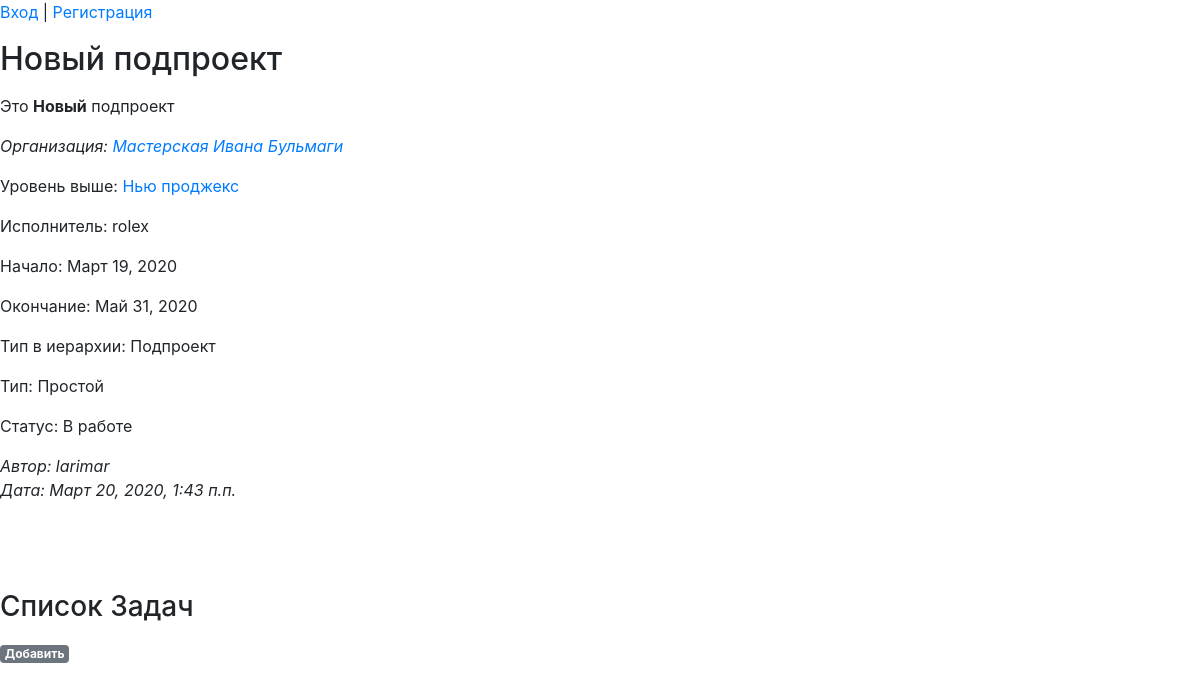
Page /projects/prj/tasks_page/14/0 on the committed database.
### projects/models.py (models this page shows, shortened)
class Project(MPTTModel):
    name = models.CharField("Наименование", max_length=64)
    description = RichTextUploadingField("Описание")
    datebegin = models.DateField("Начало")
    dateend = models.DateField("Окончание")
    company = models.ForeignKey('companies.Company', on_delete=models.CASCADE, related_name='resultcompany', verbose_name="Компания")
    parent = TreeForeignKey('self', null=True, blank=True, limit_choices_to={'is_active':True}, on_delete=models.CASCADE, related_name='project_children', verbose_name="Проект верхнего уровня")
    assigner = models.ForeignKey('auth.User', on_delete=models.CASCADE, related_name='project_assigner', verbose_name="Исполнитель")
    structure_type = models.ForeignKey('Dict_ProjectStructureType', limit_choices_to={'is_active':True}, on_delete=models.CASCADE, related_name='project_structure_type', verbose_name="Тип проекта в иерархии")
    type = models.ForeignKey('Dict_ProjectType', limit_choices_to={'is_active':True}, on_delete=models.CASCADE, related_name='project_type', verbose_name="Тип")
    status = models.ForeignKey('Dict_ProjectStatus', limit_choices_to={'is_active':True}, on_delete=models.CASCADE, related_name='project_status', verbose_name="Статус")
    datecreate = models.DateTimeField("Создан", auto_now_add=True)
    dateclose = models.DateTimeField("Дата закрытия", auto_now_add=False, blank=True, null=True)
    author = models.ForeignKey('auth.User', on_delete=models.CASCADE, verbose_name="Автор")
    is_active = models.BooleanField("Активность", default=True)
    class MPTTMeta:
        order_insertion_by = ['name']
    class Meta:
        verbose_name = 'Проект'
        verbose_name_plural = 'Проекты'

class Dict_ProjectStructureType(models.Model):
    name = models.CharField("Наименование", max_length=64)
    sort = models.PositiveSmallIntegerField(default=1, blank=True, null=True)
    name_lang = models.CharField("Перевод", max_length=64, blank=True, null=True)
    is_active = models.BooleanField("Активность", default=True)
    class Meta:
        ordering = ('sort',)
        verbose_name = 'Тип проектов в иерархии'
        verbose_name_plural = 'Типы проектов в иерархии'
    def __str__(self):
        return (self.name)

class Dict_ProjectType(models.Model):
    name = models.CharField("Наименование", max_length=64)
    sort = models.PositiveSmallIntegerField(default=1, blank=True, null=True)
    name_lang = models.CharField("Перевод", max_length=64, blank=True, null=True)
    is_active = models.BooleanField("Активность", default=True)
    class Meta:
        ordering = ('sort',)
        verbose_name = 'Тип проекта'
        verbose_name_plural = 'Типы проектов'
    def __str__(self):
        return (self.name)

class Dict_ProjectStatus(models.Model):
    name = models.CharField("Наименование", max_length=64)
    sort = models.PositiveSmallIntegerField(default=1, blank=True, null=True)
    name_lang = models.CharField("Перевод", max_length=64, blank=True, null=True)
    is_close = models.BooleanField("Закрывает проект", default=False)
    is_active = models.BooleanField("Активность", default=True)
    class Meta:
        ordering = ('sort',)
        verbose_name = 'Статус проекта'
        verbose_name_plural = 'Статусы проектов'
    def __str__(self):
        return (self.name)

### companies/models.py (models this page shows, shortened)
class Company(MPTTModel):
    name = models.CharField("Наименование", max_length=64)
    description = RichTextUploadingField("Описание")
    parent = TreeForeignKey('self', null=True, blank=True, limit_choices_to={'is_active':True}, on_delete=models.CASCADE, related_name='company_children', verbose_name="Головная организация")
    structure_type = models.ForeignKey('Dict_CompanyStructureType', limit_choices_to={'is_active':True}, on_delete=models.CASCADE, related_name='company_structure_type', verbose_name="Тип в оргструктуре")
    type = models.ForeignKey('Dict_CompanyType', limit_choices_to={'is_active':True}, on_delete=models.CASCADE, related_name='company_type', verbose_name="Тип")
    datecreate = models.DateTimeField("Создана", auto_now_add=True)
    author = models.ForeignKey('auth.User', on_delete=models.CASCADE, verbose_name="Автор")
    is_active = models.BooleanField("Активность", default=True)
    def __str__(self):
        return (self.name)
    class MPTTMeta:
        order_insertion_by = ['name']
    class Meta:
        verbose_name = 'Организация'
        verbose_name_plural = 'Организации'

### projects/views.py (the view)
# urls.py: path('tasks_page/<int:projectid>/<int:pk>', views.tasks, name = 'tasks'),
def tasks(request, projectid, pk):
    current_project = Project.objects.get(id=projectid)
    if pk == 0:
       current_task = 0
       tree_task_id = 0
       root_task_id = 0
       tree_task_id = 0
    else:
       current_task = Task.objects.get(id=pk)
       tree_task_id = current_task.tree_id
       root_task_id = current_task.get_root().id
       tree_task_id = current_task.tree_id
    button_project_create = ''
    button_project_update = ''
    button_task_create = ''
    button_project_create = 'Добавить'
    button_project_update = 'Изменить'
    button_task_create = 'Добавить'
    return render(request, "project_detail.html", {
                              'nodes':Task.objects.all(),
                              'current_task':current_task,
                              'root_task_id':root_task_id,
                              'tree_task_id':tree_task_id,
                              'current_project':current_project,
                              'projectid':projectid,
                              'button_project_create': button_project_create,
                              'button_project_update': button_project_update,
                              'button_task_create': button_task_create,
                                                })

### templates/project_detail.html (shortened to what this page needs)
{% extends 'base.html' %}
{% block project %}
  <div class="project-entry">
    <p><h2>{{ current_project.name }}
    </h2></p>
    <p>{% autoescape off %}{{ current_project.description }}{% endautoescape %}</p>
    <i><p>Организация: <a href="{% url 'my_project:projects' current_project.company.pk 0 %}">{{ current_project.company }}</a></p></i>
    {% if current_project.parent %}
       <p>Уровень выше: <a href="{% url 'my_project:tasks' current_project.parent.pk 0 %}">{{ current_project.parent.name }}</a></p>
    {% endif %}
    <p>Исполнитель: {{ current_project.assigner }}</p>
    <p>Начало: {{ current_project.datebegin }}</p>
    <p>Окончание: {{ current_project.dateend }}</p>
    <p>Тип в иерархии: {{ current_project.structure_type }}</p>
    <p>Тип: {{ current_project.type }}</p>
    <p>Статус: {{ current_project.status }}</p>
    <em>Автор: {{ current_project.author }}</em><br />
    <em>Дата: {{ current_project.datecreate }}</em>
    <p>&nbsp;</p>
  </div>
  <br /><br />
{% endblock project %}
{% block list %}
   <div class="task-list">
        <h3>Список Задач</h3>
        {% load mptt_tags %}
   </div>
   <div class="task-entry"></div><a href="{% url 'my_project:task_create' projectid 0 %}" class="top-menu"><span class="badge badge-secondary">{{ button_task_create }}</span></a></div>
   {% endblock list %}

### rows in the picture
Project: name "Новый подпроект", description "Это Новый подпроект", company "Мастерская Ивана Бульмаги", parent.name "Нью проджекс", assigner "rolex", datebegin "Март 19, 2020", dateend "Май 31, 2020", structure_type "Подпроект", type "Простой", status "В работе", author "larimar", datecreate "Март 20, 2020, 1:43 п.п."

### other values in the picture
{{ button_task_create }} "Добавить"
